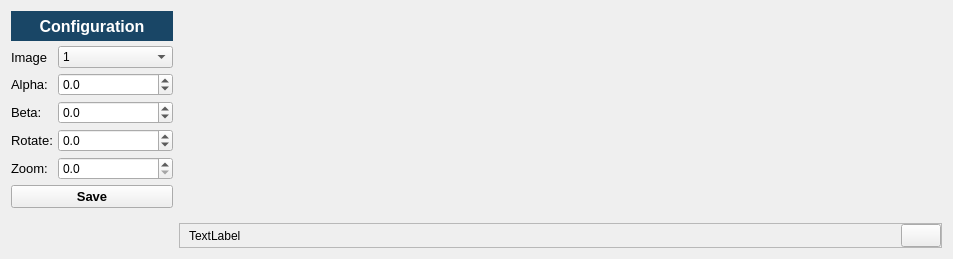
         <widget class="QWidget" name="page_calibration_wide_view">
          <layout class="QHBoxLayout" name="horizontalLayout_11">
           <item>
            <widget class="QFrame" name="frame_configuration_wide">
             <property name="minimumSize">
              <size>
               <width>162</width>
               <height>0</height>
              </size>
             </property>
             <property name="maximumSize">
              <size>
               <width>200</width>
               <height>16777215</height>
              </size>
             </property>
             <property name="frameShape">
              <enum>QFrame::NoFrame</enum>
             </property>
             <property name="frameShadow">
              <enum>QFrame::Plain</enum>
             </property>
             <layout class="QVBoxLayout" name="verticalLayout_3">
              <property name="spacing">
               <number>5</number>
              </property>
              <property name="leftMargin">
               <number>0</number>
              </property>
              <property name="topMargin">
               <number>0</number>
              </property>
              <property name="rightMargin">
               <number>0</number>
              </property>
              <property name="bottomMargin">
               <number>0</number>
              </property>
              <item>
               <widget class="QLabel" name="label_configuration_wide">
                <property name="minimumSize">
                 <size>
                  <width>0</width>
                  <height>30</height>
                 </size>
                </property>
                <property name="maximumSize">
                 <size>
                  <width>16777215</width>
                  <height>40</height>
                 </size>
                </property>
                <property name="font">
                 <font>
                  <pointsize>12</pointsize>
                  <weight>75</weight>
                  <bold>true</bold>
                 </font>
                </property>
                <property name="styleSheet">
                 <string notr="true">background-color: #194666;
color: #FFFFFF;</string>
                </property>
                <property name="frameShape">
                 <enum>QFrame::NoFrame</enum>
                </property>
                <property name="text">
                 <string>Configuration</string>
                </property>
                <property name="alignment">
                 <set>Qt::AlignCenter</set>
                </property>
               </widget>
              </item>
              <item>
               <layout class="QFormLayout" name="formLayout_wide">
                <item row="0" column="0">
                 <widget class="QLabel" name="label_22">
                  <property name="font">
                   <font>
                    <pointsize>10</pointsize>
                   </font>
                  </property>
                  <property name="text">
                   <string>Image</string>
                  </property>
                 </widget>
                </item>
                <item row="0" column="1">
                 <widget class="QComboBox" name="comboBox_image_wide">
                  <property name="mouseTracking">
                   <bool>true</bool>
                  </property>
                  <item>
                   <property name="text">
                    <string>1</string>
                   </property>
                  </item>
                  <item>
                   <property name="text">
                    <string>2</string>
                   </property>
                  </item>
                  <item>
                   <property name="text">
                    <string>3</string>
                   </property>
                  </item>
                  <item>
                   <property name="text">
                    <string>4</string>
                   </property>
                  </item>
                 </widget>
                </item>
                <item row="1" column="0">
                 <widget class="QLabel" name="label_23">
                  <property name="font">
                   <font>
                    <pointsize>10</pointsize>
                   </font>
                  </property>
                  <property name="text">
                   <string>Alpha:</string>
                  </property>
                 </widget>
                </item>
                <item row="2" column="0">
                 <widget class="QLabel" name="label_24">
                  <property name="font">
                   <font>
                    <pointsize>10</pointsize>
                   </font>
                  </property>
                  <property name="text">
                   <string>Beta:</string>
                  </property>
                 </widget>
                </item>
                <item row="3" column="0">
                 <widget class="QLabel" name="label_25">
                  <property name="font">
                   <font>
                    <pointsize>10</pointsize>
                   </font>
                  </property>
                  <property name="text">
                   <string>Rotate:</string>
                  </property>
                 </widget>
                </item>
                <item row="3" column="1">
                 <widget class="QDoubleSpinBox" name="rotate_wide">
                  <property name="decimals">
                   <number>1</number>
                  </property>
                  <property name="minimum">
                   <double>-180.000000000000000</double>
                  </property>
                  <property name="maximum">
                   <double>180.000000000000000</double>
                  </property>
                  <property name="singleStep">
                   <double>0.100000000000000</double>
                  </property>
                 </widget>
                </item>
                <item row="4" column="1">
                 <widget class="QDoubleSpinBox" name="zoom_wide">
                  <property name="decimals">
                   <number>1</number>
                  </property>
                  <property name="maximum">
                   <double>20.000000000000000</double>
                  </property>
                  <property name="singleStep">
                   <double>0.010000000000000</double>
                  </property>
                 </widget>
                </item>
                <item row="4" column="0">
                 <widget class="QLabel" name="label_26">
                  <property name="font">
                   <font>
                    <pointsize>10</pointsize>
                   </font>
                  </property>
                  <property name="text">
                   <string>Zoom:</string>
                  </property>
                 </widget>
                </item>
                <item row="1" column="1">
                 <widget class="QDoubleSpinBox" name="alpha_wide">
                  <property name="decimals">
                   <number>1</number>
                  </property>
                  <property name="minimum">
                   <double>-90.000000000000000</double>
                  </property>
                  <property name="maximum">
                   <double>90.000000000000000</double>
                  </property>
                  <property name="singleStep">
                   <double>0.100000000000000</double>
                  </property>
                 </widget>
                </item>
                <item row="2" column="1">
                 <widget class="QDoubleSpinBox" name="beta_wide">
                  <property name="decimals">
                   <number>1</number>
                  </property>
                  <property name="minimum">
                   <double>-90.000000000000000</double>
                  </property>
                  <property name="maximum">
                   <double>90.000000000000000</double>
                  </property>
                  <property name="singleStep">
                   <double>0.100000000000000</double>
                  </property>
                 </widget>
                </item>
               </layout>
              </item>
              <item>
               <widget class="QPushButton" name="btn_save_wide">
                <property name="font">
                 <font>
                  <pointsize>10</pointsize>
                  <weight>75</weight>
                  <bold>true</bold>
                 </font>
                </property>
                <property name="styleSheet">
                 <string notr="true"/>
                </property>
                <property name="text">
                 <string>Save</string>
                </property>
               </widget>
              </item>
              <item>
               <spacer name="verticalSpacer_wide">
                <property name="orientation">
                 <enum>Qt::Vertical</enum>
                </property>
                <property name="sizeHint" stdset="0">
                 <size>
                  <width>20</width>
                  <height>40</height>
                 </size>
                </property>
               </spacer>
              </item>
             </layout>
            </widget>
           </item>
           <item>
            <widget class="QFrame" name="frame_calibration_wide_view">
             <property name="frameShape">
              <enum>QFrame::NoFrame</enum>
             </property>
             <property name="frameShadow">
              <enum>QFrame::Plain</enum>
             </property>
             <layout class="QVBoxLayout" name="verticalLayout_5">
              <property name="spacing">
               <number>5</number>
              </property>
              <property name="leftMargin">
               <number>0</number>
              </property>
              <property name="topMargin">
               <number>0</number>
              </property>
              <property name="rightMargin">
               <number>0</number>
              </property>
              <property name="bottomMargin">
               <number>0</number>
              </property>
              <item>
               <layout class="QVBoxLayout" name="verticalLayout_wide">
                <item>
                 <layout class="QHBoxLayout" name="horizontalLayout_wide">
                  <item>
                   <widget class="QLabel" name="overlay_image_wide">
                    <property name="frameShape">
                     <enum>QFrame::NoFrame</enum>
                    </property>
                    <property name="text">
                     <string/>
                    </property>
                   </widget>
                  </item>
                 </layout>
                </item>
                <item>
                 <widget class="QFrame" name="frame_btn_close_wide">
                  <property name="maximumSize">
                   <size>
                    <width>16777215</width>
                    <height>25</height>
                   </size>
                  </property>
                  <property name="frameShape">
                   <enum>QFrame::StyledPanel</enum>
                  </property>
                  <property name="frameShadow">
                   <enum>QFrame::Raised</enum>
                  </property>
                  <layout class="QHBoxLayout" name="horizontalLayout_13">
                   <property name="spacing">
                    <number>0</number>
                   </property>
                   <property name="topMargin">
                    <number>0</number>
                   </property>
                   <property name="rightMargin">
                    <number>0</number>
                   </property>
                   <property name="bottomMargin">
                    <number>0</number>
                   </property>
                   <item>
                    <widget class="QLabel" name="label_status_bar_wide">
                     <property name="text">
                      <string>TextLabel</string>
                     </property>
                    </widget>
                   </item>
                   <item>
                    <spacer name="horizontalSpacer_wide">
                     <property name="orientation">
                      <enum>Qt::Horizontal</enum>
                     </property>
                     <property name="sizeHint" stdset="0">
                      <size>
                       <width>660</width>
                       <height>20</height>
                      </size>
                     </property>
                    </spacer>
                   </item>
                   <item>
                    <widget class="QPushButton" name="btn_close_wide">
                     <property name="maximumSize">
                      <size>
                       <width>40</width>
                       <height>16777215</height>
                      </size>
                     </property>
                     <property name="font">
                      <font>
                       <pointsize>10</pointsize>
                       <weight>75</weight>
                       <bold>true</bold>
                      </font>
                     </property>
                     <property name="styleSheet">
                      <string notr="true"/>
                     </property>
                     <property name="text">
                      <string/>
                     </property>
                    </widget>
                   </item>
                  </layout>
                 </widget>
                </item>
               </layout>
              </item>
             </layout>
            </widget>
           </item>
          </layout>
         </widget>
